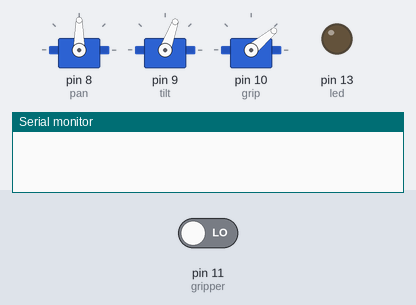
Bench run of a sketch on a simulated Arduino Uno, built with avr-gcc and run on an emulated ATmega328P. Shown: 3 × servo, output pins drawn as LEDs (lit = HIGH), the last lines printed to the serial monitor. The test bench sets the inputs (shaded band); at power-on: pin 11 (gripper) LOW.

Above: at 0.05 s.
At 1.8 s:
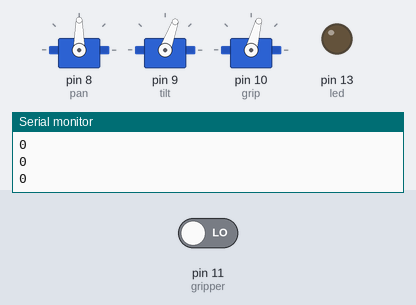
At 3.55 s:
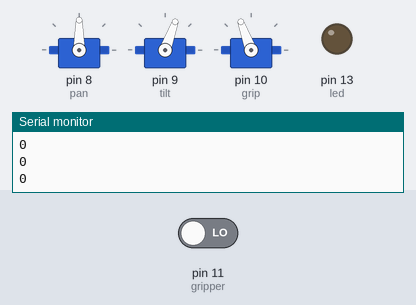
At 7.05 s:
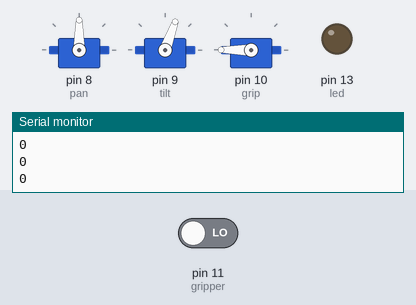
Timing chart, 0 to 9.2 s (numbered marks = the images above):
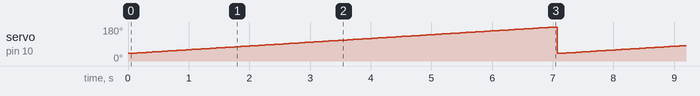

Measured:
- by itself, servo on pin 10 (grip): ramps from 40° to 180° and jumps back, once every 7.1 s

The sketch:

gripperHoldBall.ino
```cpp
#include <Servo.h>

Servo pan, tilt, grip;
int led = 13;
int gripper = 11;

int force = 0;


void setup() {
  Serial.begin(9600);
  pan.attach(8);
  tilt.attach(9);
  grip.attach(10);

  pinMode(led, OUTPUT);
  pinMode(gripper, INPUT);
  grip.write(40);
}

void loop() {

  pan.write(90);
  tilt.write(70);


  for(int i = 40; i<=180; i++){

    grip.write(i);
    delay(50);
    force = digitalRead(gripper);
    Serial.println(force);
    if((force == 1) && (i>120)){
      digitalWrite(led, !force);
      grip.write(i);
      exit(0);
    }

    }
  }
```
